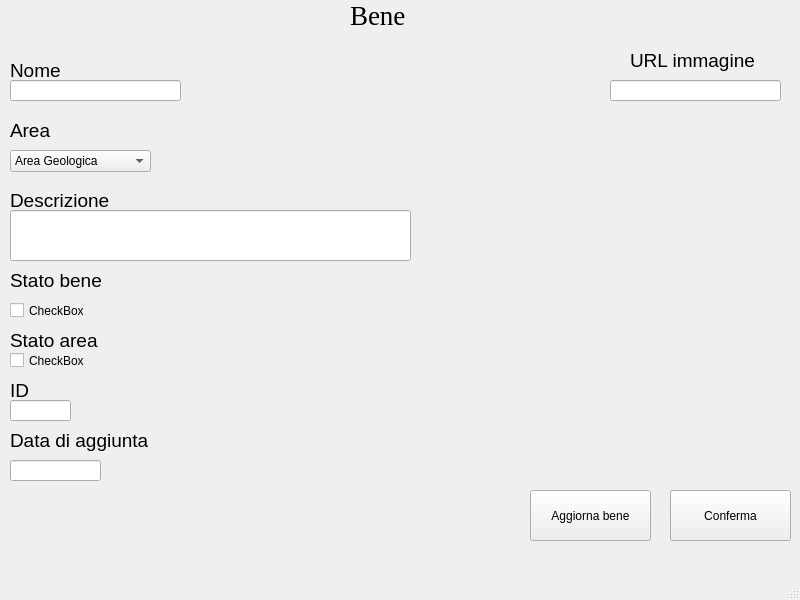
<?xml version="1.0" encoding="UTF-8"?>
<ui version="4.0">
 <class>VistaBene</class>
 <widget class="QMainWindow" name="VistaBene">
  <property name="geometry">
   <rect>
    <x>0</x>
    <y>0</y>
    <width>800</width>
    <height>600</height>
   </rect>
  </property>
  <property name="windowTitle">
   <string>Vista bene</string>
  </property>
  <widget class="QWidget" name="centralwidget">
   <widget class="QLabel" name="label_4">
    <property name="geometry">
     <rect>
      <x>10</x>
      <y>190</y>
      <width>131</width>
      <height>21</height>
     </rect>
    </property>
    <property name="font">
     <font>
      <pointsize>14</pointsize>
     </font>
    </property>
    <property name="text">
     <string>Descrizione</string>
    </property>
   </widget>
   <widget class="QLabel" name="label_6">
    <property name="geometry">
     <rect>
      <x>10</x>
      <y>330</y>
      <width>131</width>
      <height>21</height>
     </rect>
    </property>
    <property name="font">
     <font>
      <pointsize>14</pointsize>
     </font>
    </property>
    <property name="text">
     <string>Stato area</string>
    </property>
   </widget>
   <widget class="QLabel" name="label_3">
    <property name="geometry">
     <rect>
      <x>10</x>
      <y>120</y>
      <width>131</width>
      <height>21</height>
     </rect>
    </property>
    <property name="font">
     <font>
      <pointsize>14</pointsize>
     </font>
    </property>
    <property name="text">
     <string>Area</string>
    </property>
   </widget>
   <widget class="QLineEdit" name="lineEdit_4">
    <property name="geometry">
     <rect>
      <x>10</x>
      <y>210</y>
      <width>401</width>
      <height>51</height>
     </rect>
    </property>
    <property name="text">
     <string/>
    </property>
    <property name="maxLength">
     <number>5000</number>
    </property>
    <property name="alignment">
     <set>Qt::AlignLeading|Qt::AlignLeft|Qt::AlignVCenter</set>
    </property>
   </widget>
   <widget class="QLineEdit" name="lineEdit_7">
    <property name="geometry">
     <rect>
      <x>10</x>
      <y>400</y>
      <width>61</width>
      <height>21</height>
     </rect>
    </property>
    <property name="readOnly">
     <bool>true</bool>
    </property>
   </widget>
   <widget class="QLabel" name="label_5">
    <property name="geometry">
     <rect>
      <x>10</x>
      <y>270</y>
      <width>131</width>
      <height>21</height>
     </rect>
    </property>
    <property name="font">
     <font>
      <pointsize>14</pointsize>
     </font>
    </property>
    <property name="text">
     <string>Stato bene</string>
    </property>
   </widget>
   <widget class="QLabel" name="label">
    <property name="geometry">
     <rect>
      <x>10</x>
      <y>60</y>
      <width>71</width>
      <height>21</height>
     </rect>
    </property>
    <property name="font">
     <font>
      <pointsize>14</pointsize>
     </font>
    </property>
    <property name="text">
     <string>Nome</string>
    </property>
   </widget>
   <widget class="QLineEdit" name="lineEdit_2">
    <property name="geometry">
     <rect>
      <x>610</x>
      <y>80</y>
      <width>171</width>
      <height>21</height>
     </rect>
    </property>
   </widget>
   <widget class="QLineEdit" name="lineEdit">
    <property name="geometry">
     <rect>
      <x>10</x>
      <y>80</y>
      <width>171</width>
      <height>21</height>
     </rect>
    </property>
   </widget>
   <widget class="QComboBox" name="comboBox">
    <property name="geometry">
     <rect>
      <x>10</x>
      <y>150</y>
      <width>141</width>
      <height>22</height>
     </rect>
    </property>
    <item>
     <property name="text">
      <string>Area Geologica</string>
     </property>
    </item>
    <item>
     <property name="text">
      <string>Area Zoologica</string>
     </property>
    </item>
    <item>
     <property name="text">
      <string>Area Paleontologica</string>
     </property>
    </item>
    <item>
     <property name="text">
      <string>Area esposizione temporanee</string>
     </property>
    </item>
    <item>
     <property name="text">
      <string>Science room</string>
     </property>
    </item>
   </widget>
   <widget class="QCheckBox" name="checkBox">
    <property name="geometry">
     <rect>
      <x>10</x>
      <y>300</y>
      <width>141</width>
      <height>21</height>
     </rect>
    </property>
    <property name="text">
     <string>CheckBox</string>
    </property>
   </widget>
   <widget class="QLabel" name="label_8">
    <property name="geometry">
     <rect>
      <x>10</x>
      <y>430</y>
      <width>161</width>
      <height>21</height>
     </rect>
    </property>
    <property name="font">
     <font>
      <pointsize>14</pointsize>
     </font>
    </property>
    <property name="text">
     <string>Data di aggiunta</string>
    </property>
   </widget>
   <widget class="QLabel" name="label_7">
    <property name="geometry">
     <rect>
      <x>10</x>
      <y>380</y>
      <width>131</width>
      <height>21</height>
     </rect>
    </property>
    <property name="font">
     <font>
      <pointsize>14</pointsize>
     </font>
    </property>
    <property name="text">
     <string>ID</string>
    </property>
   </widget>
   <widget class="QLabel" name="label_9">
    <property name="geometry">
     <rect>
      <x>350</x>
      <y>0</y>
      <width>291</width>
      <height>31</height>
     </rect>
    </property>
    <property name="font">
     <font>
      <family>Times New Roman</family>
      <pointsize>20</pointsize>
     </font>
    </property>
    <property name="text">
     <string>Bene</string>
    </property>
   </widget>
   <widget class="QCheckBox" name="checkBox_2">
    <property name="geometry">
     <rect>
      <x>10</x>
      <y>350</y>
      <width>141</width>
      <height>21</height>
     </rect>
    </property>
    <property name="text">
     <string>CheckBox</string>
    </property>
   </widget>
   <widget class="QLabel" name="label_2">
    <property name="geometry">
     <rect>
      <x>630</x>
      <y>50</y>
      <width>131</width>
      <height>21</height>
     </rect>
    </property>
    <property name="font">
     <font>
      <pointsize>14</pointsize>
     </font>
    </property>
    <property name="text">
     <string>URL immagine</string>
    </property>
   </widget>
   <widget class="QLineEdit" name="lineEdit_8">
    <property name="geometry">
     <rect>
      <x>10</x>
      <y>460</y>
      <width>91</width>
      <height>21</height>
     </rect>
    </property>
   </widget>
   <widget class="QPushButton" name="pushButton">
    <property name="enabled">
     <bool>true</bool>
    </property>
    <property name="geometry">
     <rect>
      <x>670</x>
      <y>490</y>
      <width>121</width>
      <height>51</height>
     </rect>
    </property>
    <property name="text">
     <string>Conferma</string>
    </property>
   </widget>
   <widget class="QPushButton" name="pushButton_2">
    <property name="enabled">
     <bool>true</bool>
    </property>
    <property name="geometry">
     <rect>
      <x>530</x>
      <y>490</y>
      <width>121</width>
      <height>51</height>
     </rect>
    </property>
    <property name="text">
     <string>Aggiorna bene</string>
    </property>
   </widget>
  </widget>
  <widget class="QMenuBar" name="menubar">
   <property name="geometry">
    <rect>
     <x>0</x>
     <y>0</y>
     <width>800</width>
     <height>22</height>
    </rect>
   </property>
  </widget>
  <widget class="QStatusBar" name="statusbar"/>
 </widget>
 <resources/>
 <connections/>
</ui>
